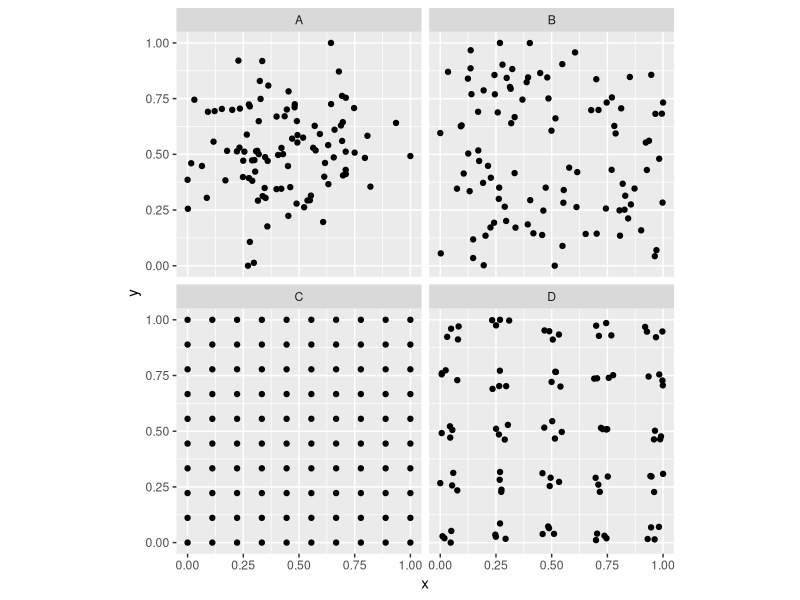
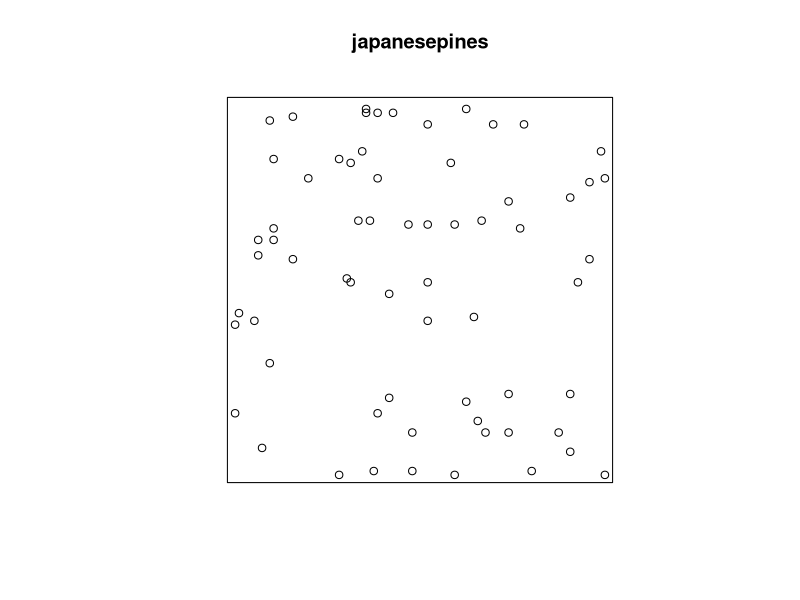
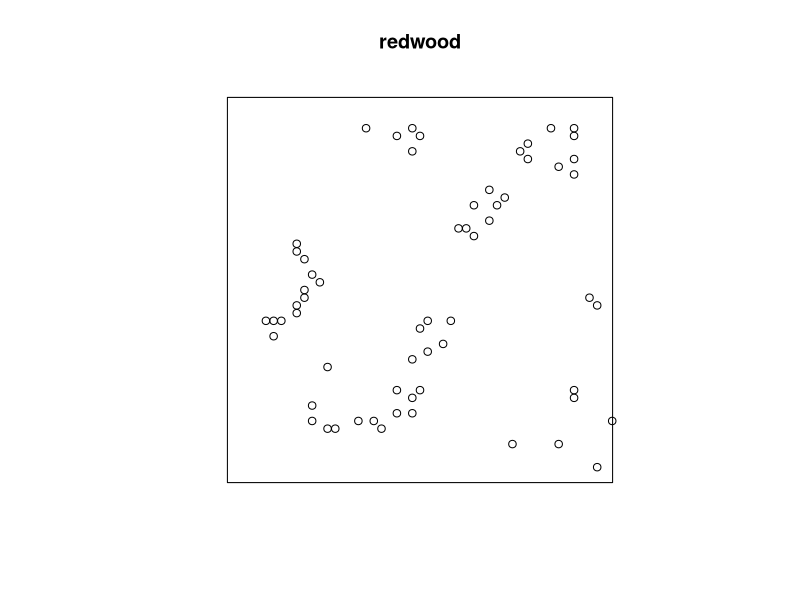
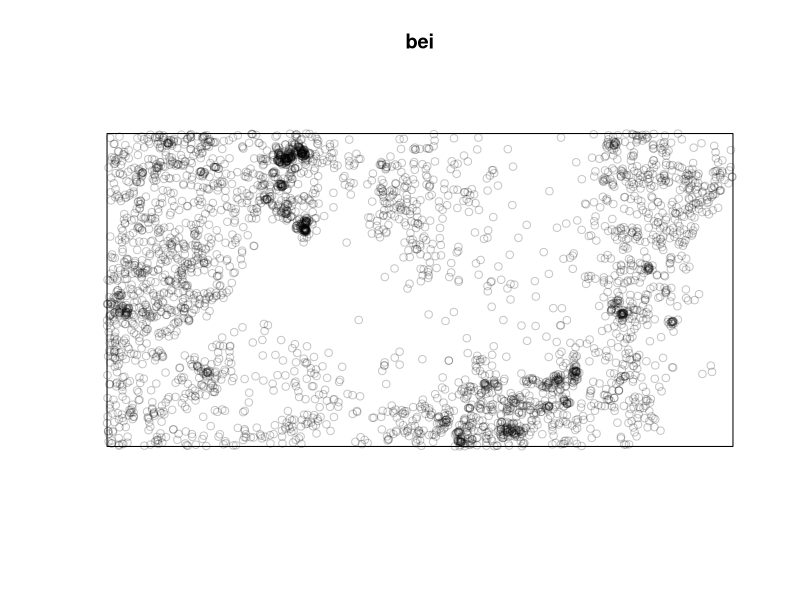
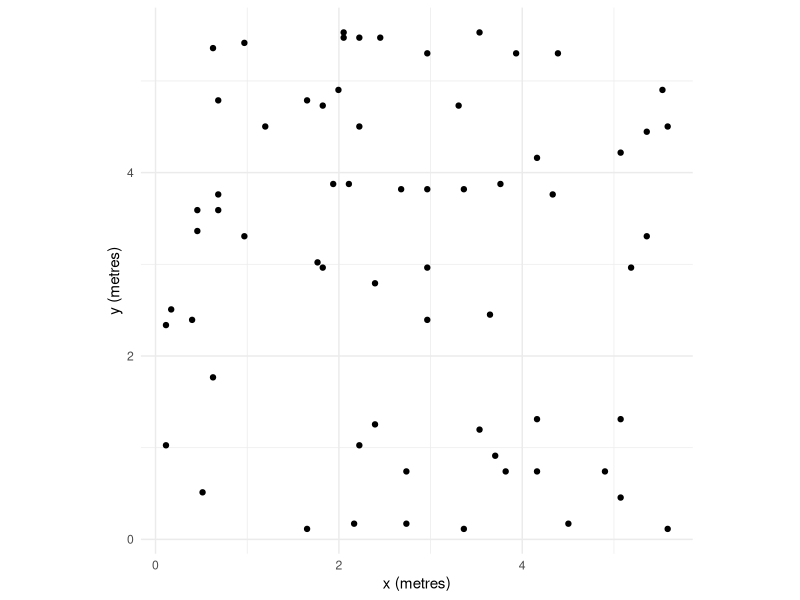
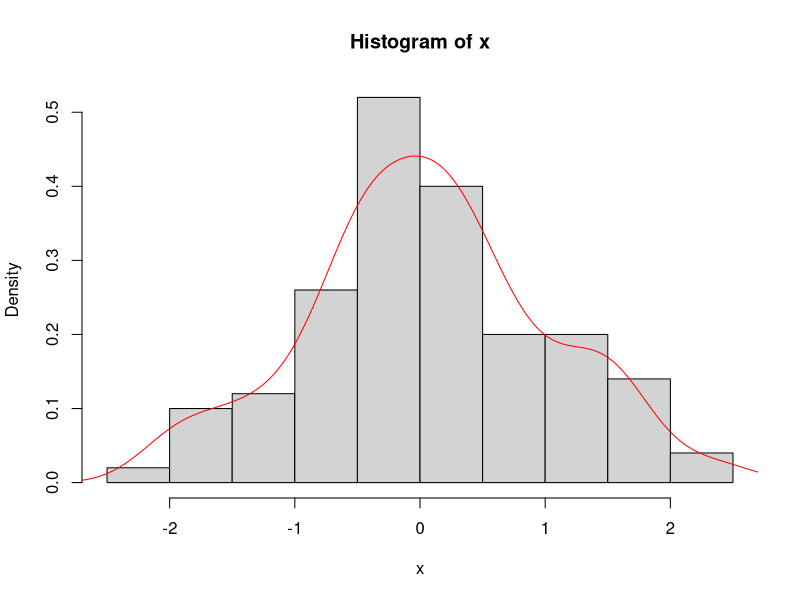
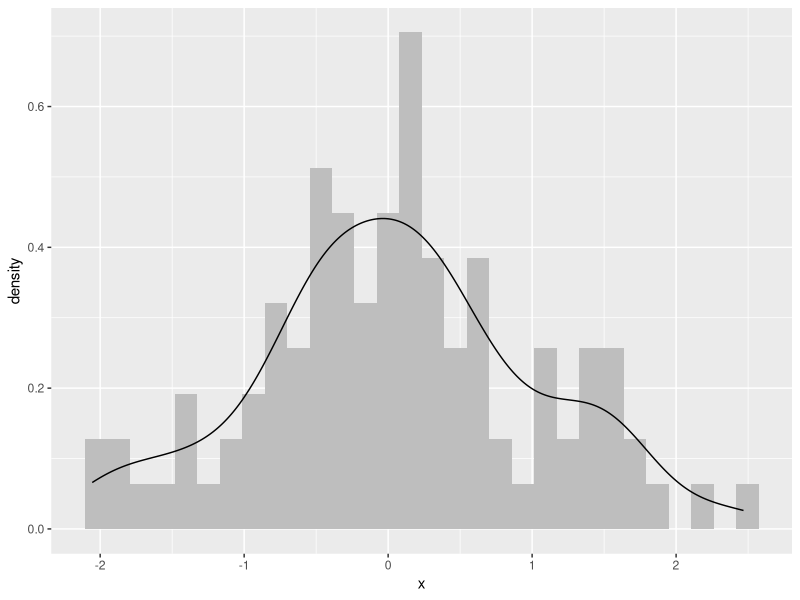
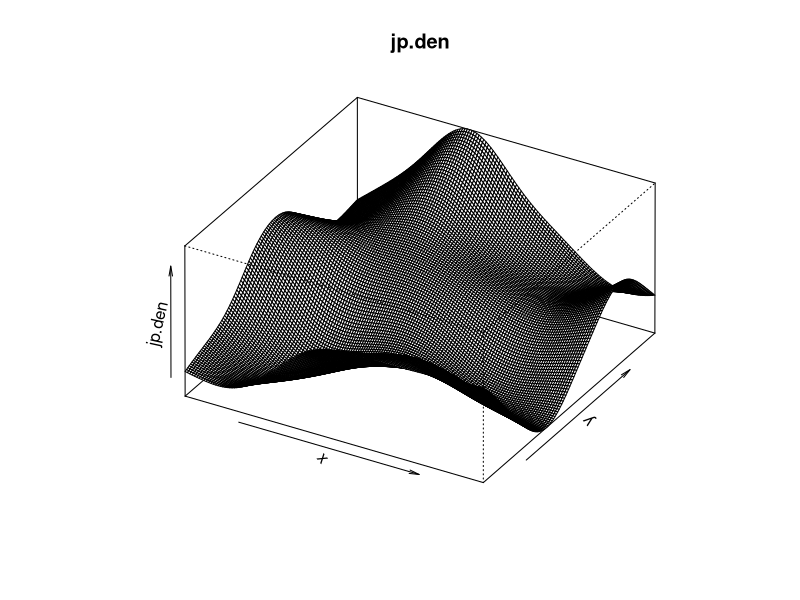

The R script that drew these images, in order:
## ---- chunk 1
set.seed(1984)
## ---- chunk 2
library(tidyverse)
library(spatstat)
## ---- chunk 3
n <- 100
patternA <- data.frame(x=rnorm(n),y=rnorm(n),id="A")
patternB <- data.frame(x=runif(n),y=runif(n),id="B")
patternC <- data.frame(expand.grid(x = seq(0, 1, length.out = sqrt(n)),
                                   y = seq(0, 1, length.out = sqrt(n))),
                       id="C")

patternD <- data.frame(expand.grid(x = rep(seq(0, 1, length.out = n/20),2),
                                   y = rep(seq(0, 1, length.out = n/20),2)),
                       id="D")
patternD$x <- jitter(patternD$x)
patternD$y <- jitter(patternD$y)

simDat <- bind_rows(patternA,patternB,patternC,patternD)

simDat <- simDat %>% group_by(id) %>% 
  mutate(x = scales::rescale(x), 
         y=scales::rescale(y))

ggplot(simDat,aes(x=x,y=y)) + 
  geom_point() + coord_fixed() + 
  facet_wrap(~id)
## ---- chunk 4
data(japanesepines)
data(redwood)
data(bei)

summary(japanesepines)
summary(redwood)
summary(bei)

plot(japanesepines)
plot(redwood)
plot(bei)
## ---- chunk 5
tibble(x=japanesepines$x * japanesepines$window$units$multiplier, 
           y=japanesepines$y * japanesepines$window$units$multiplier) %>%
  ggplot(mapping = aes(x=x,y=y)) +
  geom_point() +
  labs(x=paste("x (",
               japanesepines$window$units$plural,
               ")",sep=""),
       y=paste("y (",
               japanesepines$window$units$plural,
               ")",sep="")) +
  coord_fixed() + theme_minimal()
## ---- chunk 6
x <- rnorm(n)
hist(x,freq=FALSE)
lines(density(x),col="red")
## ---- chunk 7
ggplot() + 
  geom_histogram(mapping = aes(x=x,after_stat(density)),fill="grey") + 
  geom_density(mapping = aes(x=x))
## ---- chunk 8
jp.den <- density(japanesepines)
summary(jp.den)
## ---- chunk 9
persp(jp.den,theta = 30, phi = 30)
## ---- chunk 10
plot(jp.den)
contour(jp.den,add=TRUE)
points(japanesepines,pch=20)
## ---- chunk 11
plot(density(redwood)) # points(redwood,pch=20)
plot(density(bei)) # points(bei,pch=20)
## ---- chunk 12
n <- 100
japanesepinesK <- envelope(japanesepines, fun = Kest, nsim = n, verbose=FALSE)
beiK <- envelope(bei, fun = Kest, nsim = n, verbose=FALSE)
redwoodK <- envelope(redwood, fun = Kest, nsim = n, verbose=FALSE)
## ---- chunk 13
plot(japanesepinesK)
## ---- chunk 14
plot(redwoodK)
## ---- chunk 15
plot(beiK)
## ---- chunk 16
plot(envelope(redwood, fun = Kest, nsim = 100,
              verbose=FALSE, rmax=0.5),main="")
## ---- chunk 17
japanesepinesK2 <- Kest(japanesepines, verbose=FALSE, 
                       correction=c("none","isotropic","border"))
plot(japanesepinesK2)
## ---- chunk 18
redwoodL <- envelope(redwood, fun = Lest, nsim = n, verbose=FALSE)
plot(redwoodL)
## ---- chunk 19
ggplot(redwoodK, mapping = aes(x=r, ymin = lo-pi*r^2, ymax=hi-pi*r^2)) +
  geom_ribbon(fill="grey",alpha=0.5) + 
  geom_line(mapping = aes(y=theo-pi*r^2),col="red", linetype="dashed") +
  geom_line(mapping = aes(y=obs-pi*r^2)) +
  labs(y=expression(K(r) - pi~r^2), x = "r") +
  ylim(-0.05,0.05) +
  theme_minimal()
## ---- chunk 20
data(longleaf)
summary(longleaf)
plot(longleaf)
## ---- chunk 21
hist(longleaf$marks)
## ---- chunk 22
bigTrees <- subset(longleaf, marks > 50)
plot(envelope(bigTrees, fun = Lest, nsim = n, verbose=FALSE),
     main = "Big Trees")
## ---- chunk 23
longleaf2 <- cut(longleaf, breaks=c(0,30,Inf), 
                 labels=c("Sapling","Adult"))
summary(longleaf2)
plot(longleaf2)
## ---- chunk 24
adults <- subset(longleaf2, marks == "Adult",drop=TRUE)
plot(envelope(adults, fun = Lest, verbose=FALSE), main="Adult")

saplings <- subset(longleaf2, marks == "Sapling",drop=TRUE)
plot(envelope(saplings, fun = Lest, verbose=FALSE), main="Sapling")
## ---- chunk 25
adults.den <- density(adults)
plot(adults.den)
points(saplings, pch=20)
## ---- chunk 26
longleaf2L <- envelope(longleaf2, "Lcross", 
                       i ="Sapling",j = "Adult",
                       verbose=FALSE)
plot(longleaf2L)
## ---- chunk 27
data(sporophores) # run ?sporophores to see the help file. It's cool.
summary(sporophores)
plot(sporophores, chars=c(16,1,2), cex=0.6, leg.args=list(cex=1.1))
points(0,0,pch=16, cex=2)
text(15,8,"Tree", cex=0.75)
## ---- chunk 28
# using subset
heb_pub <- subset(sporophores, 
                  marks %in% c("L pubescens","Hebloma spp"), drop=TRUE)
cross_heb_pub <- envelope(heb_pub, "Lcross", verbose=FALSE)
# or directly in envelope (note i and j arguments)
cross_heb_pub <- envelope(sporophores, "Lcross", i="L pubescens", j = "Hebloma spp", verbose=FALSE)
## ---- chunk 29
n <- 12
area <- 100 # in m2
x <- runif(n = n, min = 0,max = 10)
y <- runif(n = n, min = 0,max = 10)
ggplot() + 
  geom_point(aes(x=x,y=y),size=3) + 
  coord_fixed()
## ---- chunk 30
Dmat <- as.matrix(dist(cbind(x,y)))
Dmat
## ---- chunk 31
Dvec <- c(Dmat[upper.tri(Dmat)],Dmat[lower.tri(Dmat)])
Dvec
## ---- chunk 32
r <- seq(0,2.5,by=0.1)
## ---- chunk 33
Kr <- numeric()
for(i in 1:length(r)){
  Kr[i] = (area/(n * (n-1))) * sum(Dvec <= r[i])
}
p1 <- ggplot() +
  geom_line(aes(x=r,y=pi*r^2),color="red", linetype="dashed") +
  geom_line(aes(x=r,y=Kr),color="blue",linewidth=1) +
  labs(y="K(r)",x="r")
p1
## ---- chunk 34
xy <- as.ppp(cbind(x,y),W=c(0,10,0,10))
xy
xyK <- Kest(xy,r=r,correction = "none")

# match 
p1 + geom_line(data=xyK,mapping = aes(x=r,y=un),linetype="dashed",color="white")
